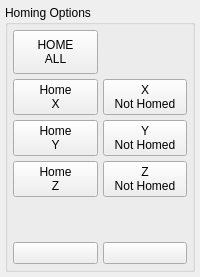
            <widget class="QWidget" name="homingcoord">
             <layout class="QVBoxLayout" name="verticalLayout_9">
              <property name="spacing">
               <number>5</number>
              </property>
              <property name="leftMargin">
               <number>5</number>
              </property>
              <property name="topMargin">
               <number>5</number>
              </property>
              <property name="rightMargin">
               <number>5</number>
              </property>
              <property name="bottomMargin">
               <number>5</number>
              </property>
              <item>
               <widget class="QGroupBox" name="groupBox_3">
                <property name="title">
                 <string>Homing Options</string>
                </property>
                <layout class="QGridLayout" name="gridLayout_3">
                 <property name="leftMargin">
                  <number>5</number>
                 </property>
                 <property name="topMargin">
                  <number>5</number>
                 </property>
                 <property name="rightMargin">
                  <number>5</number>
                 </property>
                 <property name="bottomMargin">
                  <number>5</number>
                 </property>
                 <property name="spacing">
                  <number>5</number>
                 </property>
                 <item row="2" column="1">
                  <widget class="ActionButton" name="unhome_y">
                   <property name="text">
                    <string>Y
Not Homed</string>
                   </property>
                   <property name="rules" stdset="0">
                    <string>[{&quot;channels&quot;: [{&quot;url&quot;: &quot;status:homed?1&quot;, &quot;trigger&quot;: true}], &quot;property&quot;: &quot;Text&quot;, &quot;expression&quot;: &quot;'Unhome\\nY' if ch[0] else 'Y\\nNot Homed'&quot;, &quot;name&quot;: &quot;IsHomed&quot;}, {&quot;channels&quot;: [{&quot;url&quot;: &quot;status:homed?1&quot;, &quot;trigger&quot;: true}], &quot;property&quot;: &quot;Style Class&quot;, &quot;expression&quot;: &quot;'unhome' if ch[0] else ''&quot;, &quot;name&quot;: &quot;IsHomedCSS&quot;}]</string>
                   </property>
                   <property name="actionName" stdset="0">
                    <string>machine.unhome.axis.1</string>
                   </property>
                   <property name="homeAxisBtn" stdset="0">
                    <string/>
                   </property>
                  </widget>
                 </item>
                 <item row="1" column="1">
                  <widget class="ActionButton" name="unhome_x">
                   <property name="text">
                    <string>X
Not Homed</string>
                   </property>
                   <property name="rules" stdset="0">
                    <string>[{&quot;channels&quot;: [{&quot;url&quot;: &quot;status:homed?0&quot;, &quot;trigger&quot;: true}], &quot;property&quot;: &quot;Text&quot;, &quot;expression&quot;: &quot;'Unhome\\nX' if ch[0] else 'X\\nNot Homed'&quot;, &quot;name&quot;: &quot;IsHomed&quot;}, {&quot;channels&quot;: [{&quot;url&quot;: &quot;status:homed?0&quot;, &quot;trigger&quot;: true}], &quot;property&quot;: &quot;Style Class&quot;, &quot;expression&quot;: &quot;'unhome' if ch[0] else ''&quot;, &quot;name&quot;: &quot;IsHomedCSS&quot;}]</string>
                   </property>
                   <property name="actionName" stdset="0">
                    <string>machine.unhome.axis.0</string>
                   </property>
                   <property name="homeAxisBtn" stdset="0">
                    <string/>
                   </property>
                  </widget>
                 </item>
                 <item row="2" column="0">
                  <widget class="ActionButton" name="home_y">
                   <property name="text">
                    <string>Home
Y</string>
                   </property>
                   <property name="rules" stdset="0">
                    <string>[{&quot;channels&quot;: [{&quot;url&quot;: &quot;status:homed?1&quot;, &quot;trigger&quot;: true}], &quot;property&quot;: &quot;Text&quot;, &quot;expression&quot;: &quot;'Y\\nHomed' if ch[0] else 'Home\\nY'&quot;, &quot;name&quot;: &quot;IsHomed&quot;}, {&quot;channels&quot;: [{&quot;url&quot;: &quot;status:homed?1&quot;, &quot;trigger&quot;: true}], &quot;property&quot;: &quot;Style Class&quot;, &quot;expression&quot;: &quot;'homed' if ch[0] else ''&quot;, &quot;name&quot;: &quot;IsHomedCSS&quot;}]</string>
                   </property>
                   <property name="actionName" stdset="0">
                    <string>machine.home.axis.1</string>
                   </property>
                   <property name="homeAxisBtn" stdset="0">
                    <string/>
                   </property>
                  </widget>
                 </item>
                 <item row="1" column="0">
                  <widget class="ActionButton" name="home_x">
                   <property name="text">
                    <string>Home
X</string>
                   </property>
                   <property name="rules" stdset="0">
                    <string>[{&quot;channels&quot;: [{&quot;url&quot;: &quot;status:homed?0&quot;, &quot;trigger&quot;: true}], &quot;property&quot;: &quot;Text&quot;, &quot;expression&quot;: &quot;'X\\nHomed' if ch[0] else 'Home\\nX'&quot;, &quot;name&quot;: &quot;IsHomed&quot;}, {&quot;channels&quot;: [{&quot;url&quot;: &quot;status:homed?0&quot;, &quot;trigger&quot;: true}], &quot;property&quot;: &quot;Style Class&quot;, &quot;expression&quot;: &quot;'homed' if ch[0] else ''&quot;, &quot;name&quot;: &quot;IsHomedCSS&quot;}]</string>
                   </property>
                   <property name="actionName" stdset="0">
                    <string>machine.home.axis.0</string>
                   </property>
                   <property name="homeAxisBtn" stdset="0">
                    <string/>
                   </property>
                  </widget>
                 </item>
                 <item row="3" column="0">
                  <widget class="ActionButton" name="home_z">
                   <property name="text">
                    <string>Home
Z</string>
                   </property>
                   <property name="rules" stdset="0">
                    <string>[{&quot;channels&quot;: [{&quot;url&quot;: &quot;status:homed?2&quot;, &quot;trigger&quot;: true}], &quot;property&quot;: &quot;Text&quot;, &quot;expression&quot;: &quot;'Z\\nHomed' if ch[0] else 'Home\\nZ'&quot;, &quot;name&quot;: &quot;IsHome&quot;}, {&quot;channels&quot;: [{&quot;url&quot;: &quot;status:homed?2&quot;, &quot;trigger&quot;: true}], &quot;property&quot;: &quot;Style Class&quot;, &quot;expression&quot;: &quot;'homed' if ch[0] else ''&quot;, &quot;name&quot;: &quot;IsHomeCSS&quot;}]</string>
                   </property>
                   <property name="actionName" stdset="0">
                    <string>machine.home.axis.2</string>
                   </property>
                   <property name="homeAxisBtn" stdset="0">
                    <string/>
                   </property>
                  </widget>
                 </item>
                 <item row="3" column="1">
                  <widget class="ActionButton" name="unhome_z">
                   <property name="text">
                    <string>Z
Not Homed</string>
                   </property>
                   <property name="rules" stdset="0">
                    <string>[{&quot;channels&quot;: [{&quot;url&quot;: &quot;status:homed?2&quot;, &quot;trigger&quot;: true}], &quot;property&quot;: &quot;Text&quot;, &quot;expression&quot;: &quot;'Unhome\\nZ' if ch[0] else 'Z\\nNot Homed'&quot;, &quot;name&quot;: &quot;IsHomed&quot;}, {&quot;channels&quot;: [{&quot;url&quot;: &quot;status:homed?2&quot;, &quot;trigger&quot;: true}], &quot;property&quot;: &quot;Style Class&quot;, &quot;expression&quot;: &quot;'unhome' if ch[0] else ''&quot;, &quot;name&quot;: &quot;IsHomedCSS&quot;}]</string>
                   </property>
                   <property name="actionName" stdset="0">
                    <string>machine.unhome.axis.2</string>
                   </property>
                   <property name="homeAxisBtn" stdset="0">
                    <string/>
                   </property>
                  </widget>
                 </item>
                 <item row="5" column="0">
                  <widget class="ActionButton" name="home_a">
                   <property name="rules" stdset="0">
                    <string>[{&quot;channels&quot;: [{&quot;url&quot;: &quot;status:homed?3&quot;, &quot;trigger&quot;: true}], &quot;property&quot;: &quot;Text&quot;, &quot;expression&quot;: &quot;'A\\nHomed' if ch[0] else 'Home\\nA'&quot;, &quot;name&quot;: &quot;IsHomed&quot;}, {&quot;channels&quot;: [{&quot;url&quot;: &quot;status:homed?3&quot;, &quot;trigger&quot;: true}], &quot;property&quot;: &quot;Style Class&quot;, &quot;expression&quot;: &quot;'homed' if ch[0] else ''&quot;, &quot;name&quot;: &quot;HomedCSS&quot;}, {&quot;channels&quot;: [{&quot;url&quot;: &quot;status:axis_mask&quot;, &quot;trigger&quot;: true}], &quot;property&quot;: &quot;Visible&quot;, &quot;expression&quot;: &quot;ch[0]==15&quot;, &quot;name&quot;: &quot;AxisExists&quot;}]</string>
                   </property>
                   <property name="actionName" stdset="0">
                    <string>machine.home.axis.3</string>
                   </property>
                   <property name="buttonFont" stdset="0">
                    <string>14</string>
                   </property>
                  </widget>
                 </item>
                 <item row="5" column="1">
                  <widget class="ActionButton" name="unhome_a">
                   <property name="rules" stdset="0">
                    <string>[{&quot;channels&quot;: [{&quot;url&quot;: &quot;status:homed?3&quot;, &quot;trigger&quot;: true}], &quot;property&quot;: &quot;Text&quot;, &quot;expression&quot;: &quot;'Unhome\\nA' if ch[0] else 'A\\nNot Homed'&quot;, &quot;name&quot;: &quot;IsHomed&quot;}, {&quot;channels&quot;: [{&quot;url&quot;: &quot;status:homed?3&quot;, &quot;trigger&quot;: true}], &quot;property&quot;: &quot;Style Class&quot;, &quot;expression&quot;: &quot;'unhome' if ch[0] else ''&quot;, &quot;name&quot;: &quot;HomedCSS&quot;}, {&quot;channels&quot;: [{&quot;url&quot;: &quot;status:axis_mask&quot;, &quot;trigger&quot;: true}], &quot;property&quot;: &quot;Visible&quot;, &quot;expression&quot;: &quot;ch[0]==15&quot;, &quot;name&quot;: &quot;AxisExists&quot;}]</string>
                   </property>
                   <property name="actionName" stdset="0">
                    <string>machine.unhome.axis.3</string>
                   </property>
                   <property name="buttonFont" stdset="0">
                    <string>14</string>
                   </property>
                  </widget>
                 </item>
                 <item row="0" column="0">
                  <widget class="ActionButton" name="actionbutton_22">
                   <property name="minimumSize">
                    <size>
                     <width>44</width>
                     <height>44</height>
                    </size>
                   </property>
                   <property name="styleSheet">
                    <string notr="true"/>
                   </property>
                   <property name="text">
                    <string>HOME
ALL</string>
                   </property>
                   <property name="rules" stdset="0">
                    <string>[{&quot;channels&quot;: [{&quot;url&quot;: &quot;status:all_axes_homed&quot;, &quot;trigger&quot;: true}], &quot;property&quot;: &quot;Style Class&quot;, &quot;expression&quot;: &quot;'homed' if ch[0] else ''&quot;, &quot;name&quot;: &quot;CSS&quot;}, {&quot;channels&quot;: [{&quot;url&quot;: &quot;status:all_axes_homed&quot;, &quot;trigger&quot;: true}], &quot;property&quot;: &quot;Text&quot;, &quot;expression&quot;: &quot;'HOMED' if ch[0] else 'HOME\\nALL'&quot;, &quot;name&quot;: &quot;Text Update&quot;}]</string>
                   </property>
                   <property name="actionName" stdset="0">
                    <string>machine.home.all</string>
                   </property>
                   <property name="bottomNavBtn" stdset="0">
                    <string/>
                   </property>
                  </widget>
                 </item>
                 <item row="4" column="1">
                  <spacer name="verticalSpacer_3">
                   <property name="orientation">
                    <enum>Qt::Vertical</enum>
                   </property>
                   <property name="sizeHint" stdset="0">
                    <size>
                     <width>20</width>
                     <height>40</height>
                    </size>
                   </property>
                  </spacer>
                 </item>
                </layout>
               </widget>
              </item>
             </layout>
            </widget>
